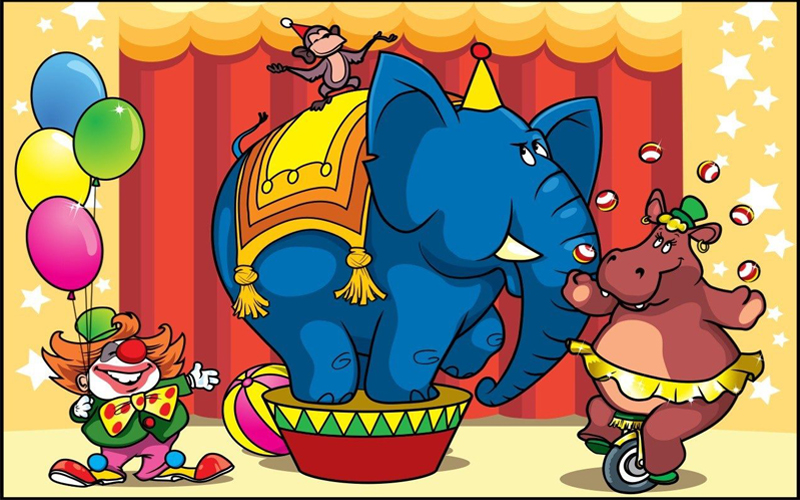
#> input picture Color_Models/1.jpg, 800 x 500 px
$ python CMYK.py
#> lines starting #> are read from the running program, lines starting #| are printed output that depends on the picture
#CMYK
import numpy as np
import cv2

ima_1 = cv2.imread("1.jpg")
#> ima_1 is the input picture: shape (500, 800, 3); mean B, G, R 100.1, 130.3, 159.9
ima_1_res = cv2.resize(ima_1,(500,500))
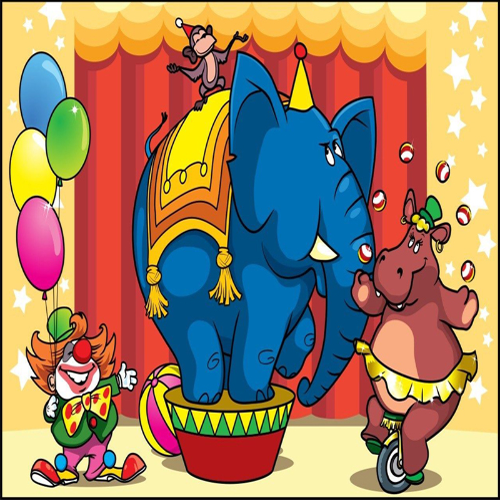
#> ima_1_res: shape (500, 500, 3); mean B, G, R 100.1, 130.2, 159.8
#ima_1_res = np.array(ima_1_res , dtype= float)
M , N , L = ima_1_res.shape
#> M = 500; N = 500; L = 3

#Se considera 0 = B , 1 = G y 2 = R

Magenta = np.zeros((M,N,L), np.uint8)
for M2 in range(M):
    for N2  in range(N):
        for L2 in range(0, 3 ,2):
            Magenta[M2,N2,L2] = ima_1_res[M2,N2,L2]
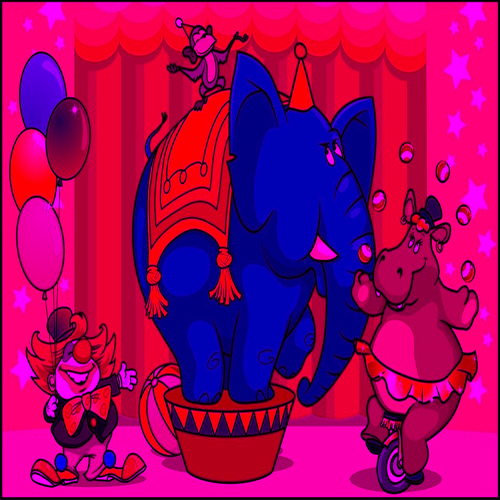
#> Magenta: shape (500, 500, 3); mean B, G, R 100.1, 0, 159.8

Cyan = np.zeros((M,N,L), np.uint8)
for M2 in range(M):
    for N2  in range(N):
        for L2 in range(0,2):
            Cyan[M2,N2,L2] = ima_1_res[M2,N2,L2]
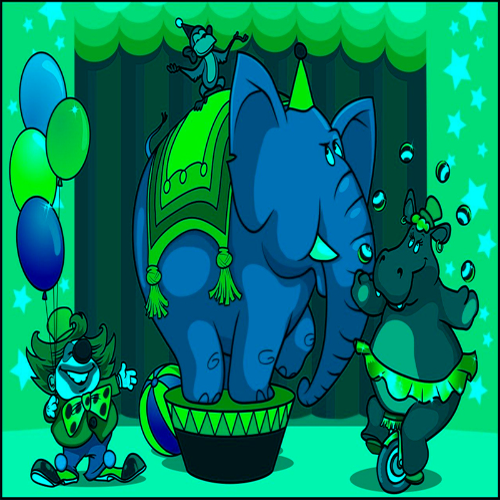
#> Cyan: shape (500, 500, 3); mean B, G, R 100.1, 130.2, 0

Yellow = np.zeros((M,N,L), np.uint8)
for M2 in range(M):
    for N2  in range(N):
        for L2 in range(1,3):
            Yellow[M2,N2,L2] = ima_1_res[M2,N2,L2]
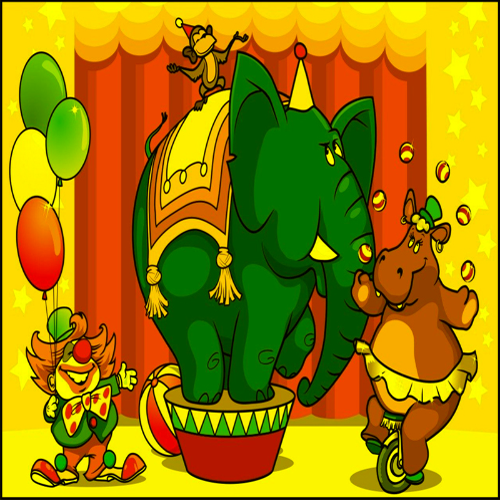
#> Yellow: shape (500, 500, 3); mean B, G, R 0, 130.2, 159.8

k = np.zeros((M,N), np.uint8)
for M2 in range(M):
    for N2  in range(N):
        k[M2,N2] = int(Cyan[M2,N2,0] + Magenta[M2,N2,1] + Yellow[M2,N2,2])
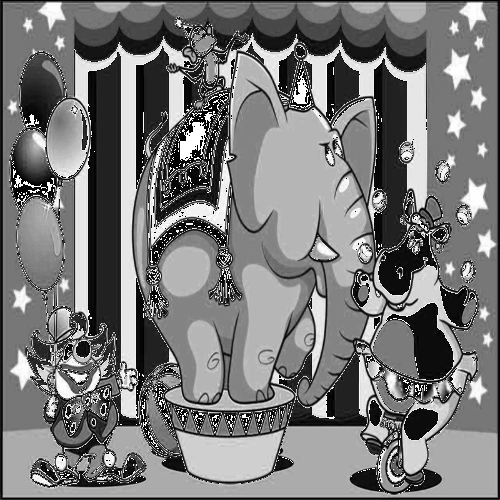
#> k: shape (500, 500); min 0, max 255, mean 121.3


cv2.imshow('Cyan', Cyan)
cv2.waitKey(0) #Espera una tecla
cv2.imshow('Magenta', Magenta)
cv2.waitKey(0) #Espera una tecla
cv2.imshow('Yellow', Yellow)
cv2.waitKey(0) #Espera una tecla
cv2.imshow('K', k)
cv2.waitKey(0) #Espera una tecla
cv2.imwrite("K.jpg",k)
cv2.destroyAllWindows() #Finaliza procesos"""
